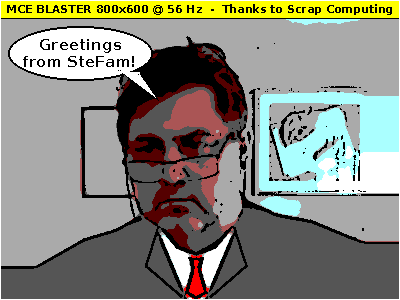
#> input picture test/firmware/03_vga_comic_800x600/Comic.png, 400 x 300 px
$ python png2header.py ../Comic.png out.png
#> lines starting #> are read from the running program, lines starting #| are printed output that depends on the picture
# Copyright (C) 2026 Stefan Fambach (SteFam), https://www.fambach.net
# License: PolyForm Noncommercial 1.0.0, see LICENSE.md in the parent folder.
#
# Converts any picture (PNG, JPG, ...) into Picture.h: cropped to 4:3 around
# the centre, scaled to 400x300 and reduced to the 64 colours of the MCE
# Blaster DAC, one byte per pixel as 0bRRGGBB.
#
# $ python3 png2header.py MyPicture.jpg ../Picture.h [--dither]
#
# Also writes ../Picture_preview.png (800x600), which shows what the
# monitor will show.
import argparse
import os
from PIL import Image, ImageOps

W, H = 400, 300

ap = argparse.ArgumentParser()
ap.add_argument('src')
ap.add_argument('dst')
ap.add_argument('--dither', action='store_true',
                help='Floyd-Steinberg dithering, better for photos')
args = ap.parse_args()

im = ImageOps.exif_transpose(Image.open(args.src)).convert('RGB')
#> im is the input picture: PIL image 400x300 RGB; mean R, G, B 138.9, 139.3, 127.5
im = ImageOps.fit(im, (W, H), Image.LANCZOS)

lev = [0, 85, 170, 255]
pal = Image.new('P', (1, 1))
pal.putpalette([c for r in lev for g in lev for b in lev for c in (r, g, b)])
dither = Image.Dither.FLOYDSTEINBERG if args.dither else Image.Dither.NONE
im = im.quantize(palette=pal, dither=dither).convert('RGB')

px = im.load()
with open(args.dst, 'w') as f:
    f.write('// Generated by tools/png2header.py from %s, do not edit.\n'
            % os.path.basename(args.src))
    f.write('#pragma once\n#include <cstdint>\n\n')
    f.write('static constexpr uint32_t PictureWidth = %d;\n' % W)
    f.write('static constexpr uint32_t PictureHeight = %d;\n' % H)
    f.write('static const uint8_t Picture[PictureHeight][PictureWidth] = {\n')
    for y in range(H):
        row = []
        for x in range(W):
            r, g, b = (round(c / 85) for c in px[x, y])
            row.append(r << 4 | g << 2 | b)
        f.write('{' + ','.join(str(v) for v in row) + '},\n')
    f.write('};\n')

preview = os.path.join(os.path.dirname(os.path.abspath(args.dst)),
                       'Picture_preview.png')
im.resize((W * 2, H * 2), Image.NEAREST).save(preview)
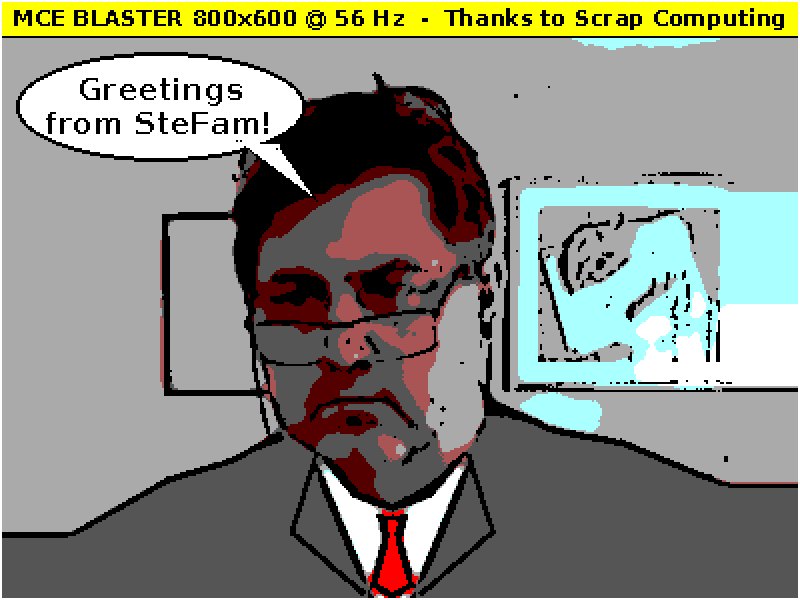
#> saved as Picture_preview.png: PIL image 800x600 RGB; mean R, G, B 138.9, 139.3, 127.5
print('Wrote', args.dst, 'and', preview)
